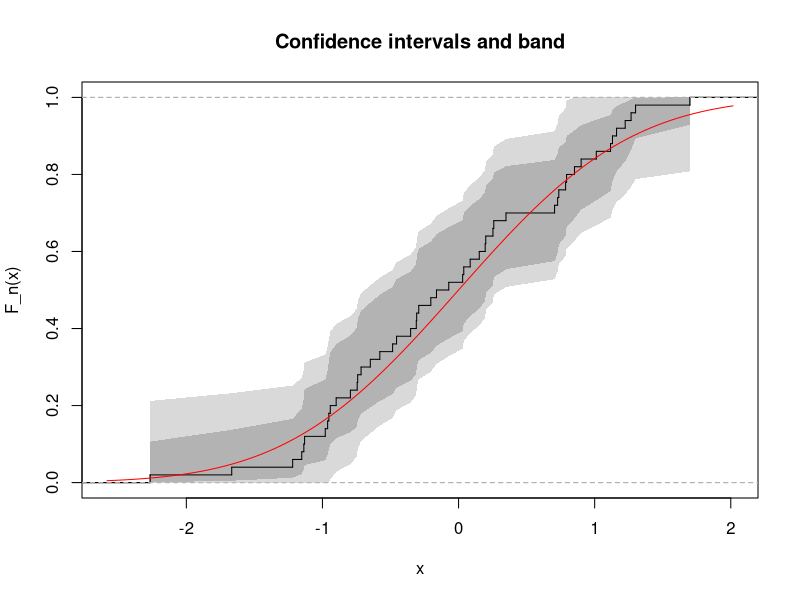

The R source for this figure:
# EDF with pointwise Clopper-Pearson intervals and the DKW confidence band.
set.seed(3)
n <- 50; x <- sort(rnorm(n)); Fn <- ecdf(x)
l1 <- u1 <- l2 <- u2 <- numeric(n)
epsilon <- sqrt(log(2 / 0.05) / (2 * n))
for (i in 1:n) {
  ci <- binom.test(sum(x <= x[i]), n)$conf.int   # Clopper-Pearson interval for F(x_i)
  l1[i] <- ci[1]; u1[i] <- ci[2]
  l2[i] <- max(Fn(x[i]) - epsilon, 0); u2[i] <- min(Fn(x[i]) + epsilon, 1)
}
plot(Fn, verticals = TRUE, do.points = FALSE, xlab = "x", ylab = "F_n(x)",
     main = "Confidence intervals and band")
polygon(c(x, rev(x)), c(l2, rev(u2)), col = "gray85", border = FALSE)
polygon(c(x, rev(x)), c(l1, rev(u1)), col = "gray70", border = FALSE)
plot(Fn, verticals = TRUE, do.points = FALSE, add = TRUE)
curve(pnorm(x), add = TRUE, col = "red")
